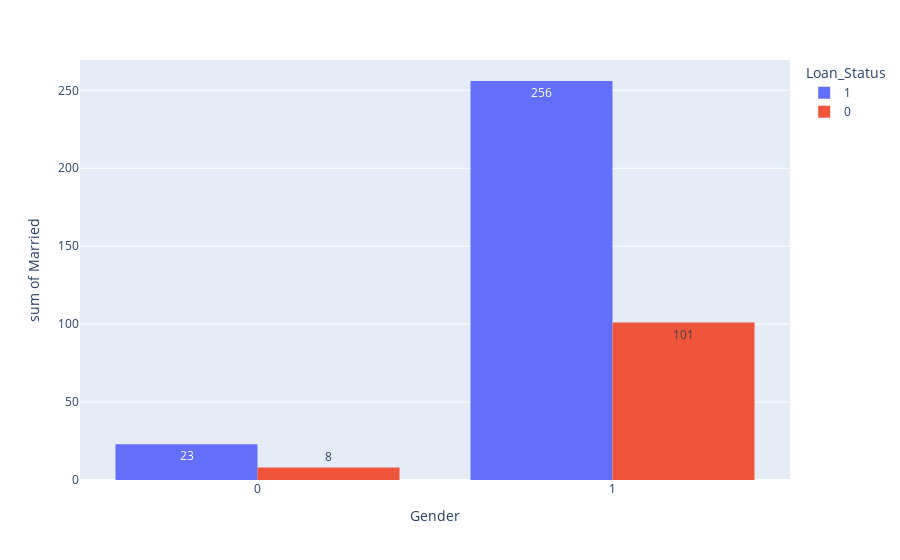

Notebook code for this chart:
### Markdown cell above
Here we see that Applicant Income, Loan Amount and Credit History is more correlated to Loan Status

### Code cell
fig = px.histogram(df,y='Married',x='Gender',color='Loan_Status',barmode='group',text_auto=True)
fig.show()

### Figure 1 — Plotly figure (JSON) as saved in the notebook; plotly's stock layout.template omitted (floating-point values rounded to 4 significant figures; data arrays with more than 128 entries replaced by an {"elided": "..."} marker saying what was removed)
{"data": [{"alignmentgroup": "True", "bingroup": "x", "histfunc": "sum", "hovertemplate": "Loan_Status=1<br>Gender=%{x}<br>sum of Married=%{y}<extra></extra>", "legendgroup": "1", "marker": {"color": "#636efa", "pattern": {"shape": ""}}, "name": "1", "offsetgroup": "1", "orientation": "v", "showlegend": true, "texttemplate": "%{value}", "type": "histogram", "x": {"elided": "411 int values"}, "xaxis": "x", "y": {"elided": "411 int values"}, "yaxis": "y"}, {"alignmentgroup": "True", "bingroup": "x", "histfunc": "sum", "hovertemplate": "Loan_Status=0<br>Gender=%{x}<br>sum of Married=%{y}<extra></extra>", "legendgroup": "0", "marker": {"color": "#EF553B", "pattern": {"shape": ""}}, "name": "0", "offsetgroup": "0", "orientation": "v", "showlegend": true, "texttemplate": "%{value}", "type": "histogram", "x": {"elided": "187 int values"}, "xaxis": "x", "y": {"elided": "187 int values"}, "yaxis": "y"}], "layout": {"barmode": "group", "legend": {"title": {"text": "Loan_Status"}, "tracegroupgap": 0}, "margin": {"t": 60}, "xaxis": {"anchor": "y", "domain": [0, 1], "title": {"text": "Gender"}}, "yaxis": {"anchor": "x", "domain": [0, 1], "title": {"text": "sum of Married"}}}}
